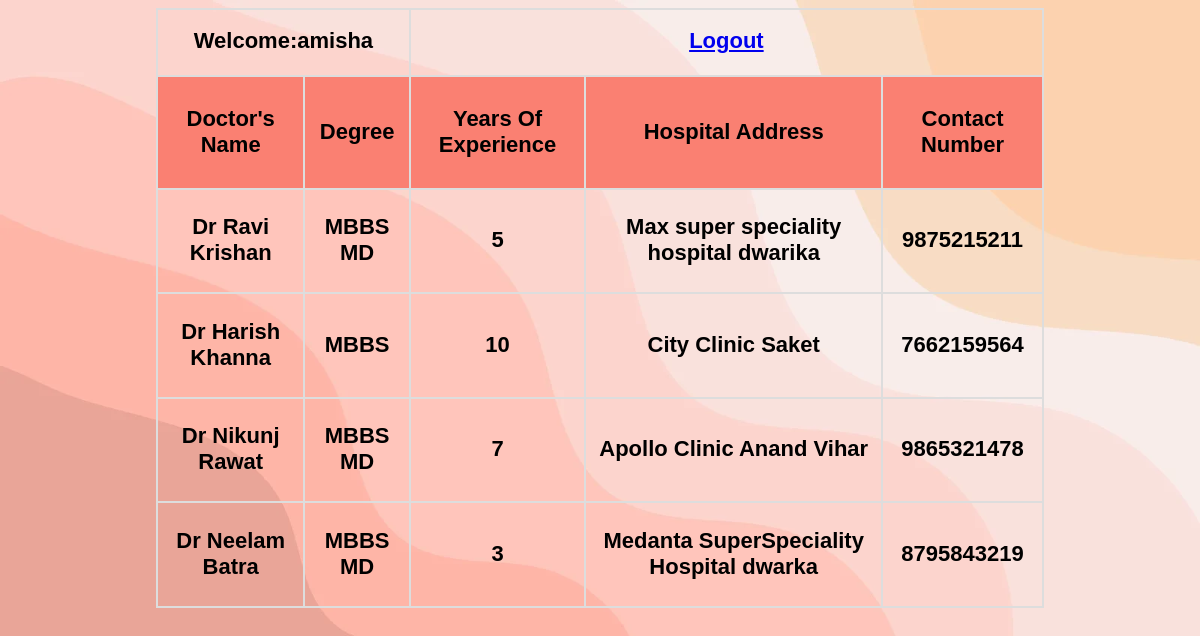
Screenshot of /viewdoc.php?cid=1 (signed in) with the database file from the repository.
### tables this page shows
CREATE TABLE `doctors` (
  `ID` int(200) NOT NULL,
  `SNo` int(200) NOT NULL,
  `Name` varchar(500) NOT NULL,
  `DocEducation` varchar(500) NOT NULL,
  `YearsofExperience` text NOT NULL,
  `HospitalAddr` varchar(700) NOT NULL,
  `ContactNumber` text NOT NULL,
  `Date` date NOT NULL
);

### viewdoc.php (the view, shortened to what this page needs)
<?php
if(isset($_SESSION['login_user']))
{
 $con=mysqli_connect("localhost","root","","mentalhealthsystem");
 $id=$_GET['cid'];
 $cat_query="Select * from doctors where SNo='$id'";
 $result=mysqli_query($con,$cat_query);
 ?>
 <!DOCTYPE html>
 <html>
 <head>
 </head>
 <body>
  <form method="post" enctype="multipart/form-data">
    <table id="customers" border="2" cellpadding="5" cellspacing="4" align="center" height="600px" width="800px">
      <tr>
        <td colspan ="2">Welcome:<?php echo $_SESSION['login_user'];?></td>
        <td colspan="3" align="center"> <a href="index.html">Logout</a>
       </td>
      </tr>
     <tr>
        <th>Doctor's Name</th>
        <th>Degree</th>
        <th>Years Of Experience</th>
        <th>Hospital Address</th>
        <th>Contact Number</th>
      </tr>
        <?php
        if(mysqli_num_rows($result) > 0)
        {
          while($row=mysqli_fetch_array($result))
          {
        ?>
        <tr>
          <td> <?php echo $row["Name"]; ?> </td>
          <td> <?php echo $row["DocEducation"]; ?> </td>
          <td> <?php echo $row["YearsofExperience"]; ?> </td>
          <td> <?php echo $row["HospitalAddr"]; ?> </td>
          <td> <?php echo $row["ContactNumber"]; ?> </td>
        </tr>
      <?php
            }
          }
      ?>
  </table>
 </form>
 </body>
 </html>
 <?php
}
 else
 {
 header('location:userlogin.html');
 }?>

### viewdoc.php (style rules this page uses)
body { background-image: url("bg2.png"); background-size:cover; }
#customers { font-family: "Trebuchet MS", Arial, Helvetica, sans-serif; border-collapse: collapse; width: 75%; }
#customers td, #customers th { border: 2px solid #ddd; padding: 8px; padding-bottom: 10px; font-weight: bold; font-size: 22px; text-align:center; }
#customers th { padding-top: 12px; padding-bottom: 12px; text-align:center; background-color: #FA8072; color: black; }

### rows the page displays
doctors: Name "Dr Ravi Krishan", DocEducation "MBBS MD", YearsofExperience "5", HospitalAddr "Max super speciality hospital dwarika", ContactNumber "9875215211"
doctors: Name "Dr Harish Khanna", DocEducation "MBBS", YearsofExperience "10", HospitalAddr "City Clinic Saket", ContactNumber "7662159564"
doctors: Name "Dr Nikunj Rawat", DocEducation "MBBS MD", YearsofExperience "7", HospitalAddr "Apollo Clinic Anand Vihar", ContactNumber "9865321478"
doctors: Name "Dr Neelam Batra", DocEducation "MBBS MD", YearsofExperience "3", HospitalAddr "Medanta SuperSpeciality Hospital dwarka", ContactNumber "8795843219"

### other values shown
$_SESSION['login_user'] "amisha"
